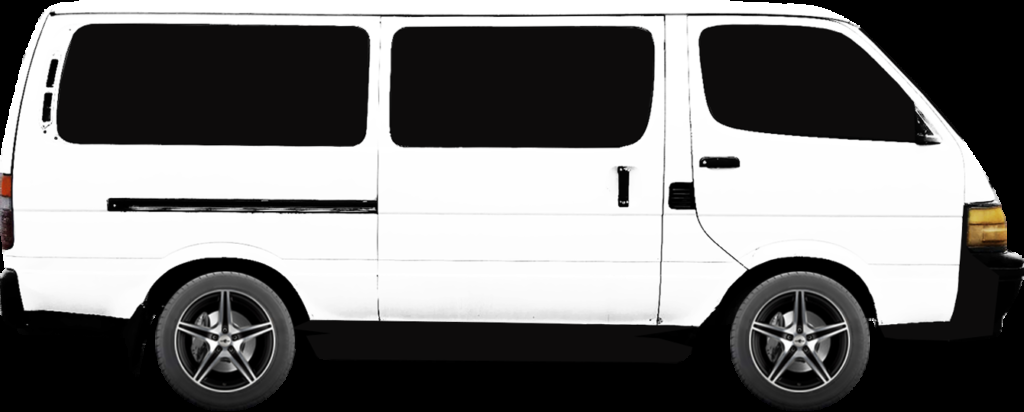
#> input picture src/bestref.png, 1024 x 412 px
$ python orb.py
#> lines starting #> are read from the running program, lines starting #| are printed output that depends on the picture
import cv2
import numpy as np

# Load images
source = cv2.imread('bestref.png')
#> source is the input picture: shape (412, 1024, 3); mean B, G, R 117.4, 117.6, 118.1
template = cv2.imread('input.jpg')
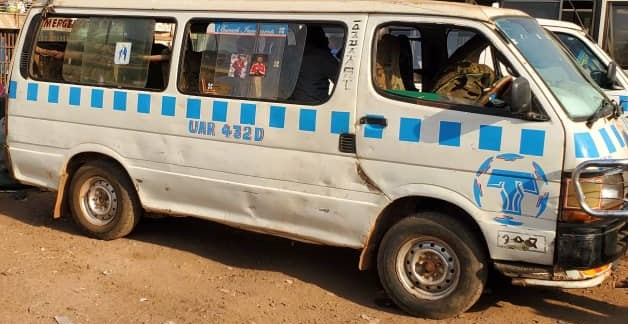
#> input picture src/input.jpg, 628 x 324 px
#> template is the input picture: shape (324, 628, 3); mean B, G, R 104.3, 121.7, 134

# Initialize ORB detector
orb = cv2.ORB_create()

# Detect keypoints and descriptors
kp1, des1 = orb.detectAndCompute(source, None)
#> kp1 = 500 keypoints; strongest (x, y, size): (49, 85, 37.2), (376, 212, 31), (694, 208, 31), (376, 211, 37.2)
kp2, des2 = orb.detectAndCompute(template, None)
#> kp2 = 500 keypoints; strongest (x, y, size): (419, 84, 37.2), (416, 84, 37.2), (487, 48, 37.2), (156, 42, 31)

# Create BFMatcher and find matches
bf = cv2.BFMatcher(cv2.NORM_HAMMING, crossCheck=True)
matches = bf.match(des1, des2)
#> matches = 119 matches

# Sort matches based on distance
sorted_matches = sorted(matches, key=lambda x: x.distance)
#> sorted_matches = 119 matches

# Draw the top 10 matches
matching_result = cv2.drawMatches(source, kp1, template, kp2, sorted_matches[:10], None, flags=2)
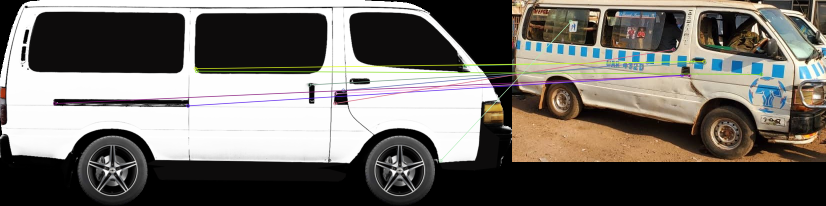
#> matching_result: shape (412, 1652, 3) (shown at 1/2 size); mean B, G, R 103.4, 108.8, 113
cv2.imshow("Matches", matching_result)
cv2.waitKey(0)
cv2.destroyAllWindows()
